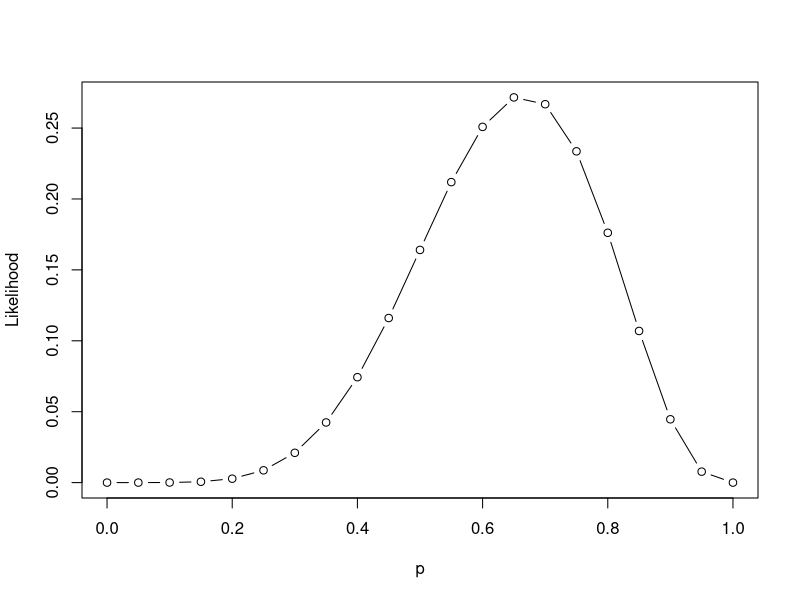
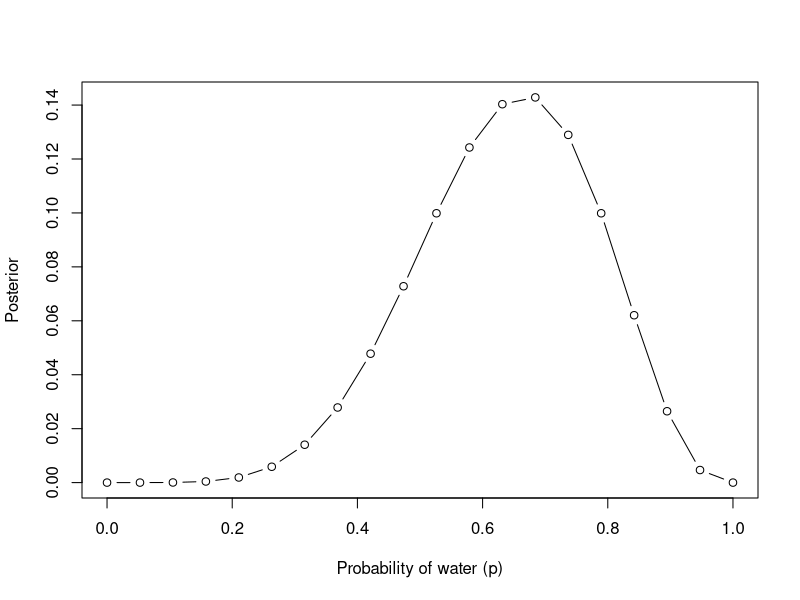

Write the R code that produced these figures, in order.
## ---- chunk 1
#| fig-cap: Likelihood distribution depending on water probability (p).

likelihood <- function(p, W, n_obs){
    dbinom(W, n_obs, prob=p)
}

p = seq(0, 1, length.out = 21)
L = likelihood(p, 6, 9)
plot(p, L, xlab = "p", ylab = "Likelihood", type="b")
## ---- chunk 2
# 0 - Set up.
n_points <- 20

# 1 - Define the grid.
p_grid <- seq(0, 1, length.out=n_points)

# 2 - Define the prior.
prior <- rep(1, n_points)

# 3 - Compute likelihood for each grid cell.
lik <- dbinom(6, 9, prob=p_grid)

# 4 - Compute product of prior and posterior.
unstd_posterior <- prior * lik

# 5 - Standardize the posterior (so it sums to 1).
posterior <- unstd_posterior / sum(unstd_posterior)
## ---- chunk 3
#| fig-cap: Posterior probability depending on the proportion of water (p).

plot(p_grid, posterior, type="b",
     xlab="Probability of water (p)",
     ylab="Posterior")
